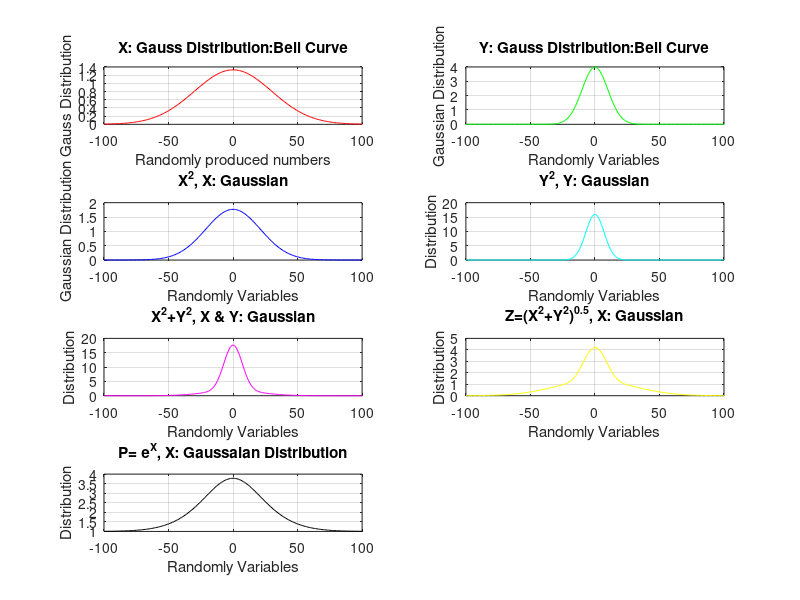

Source code (MATLAB):
a = -100; b = 100;
x=-100:100;
mu = (a + b)/2;
 

p1 = @(s)-0.5 * ((x - mu)/s) .^ 2;
p2 = @(s)(s * sqrt(2*pi));
f=@(s)exp(p1(s)) ./ p2(s);
%%
X = 100.*f(30);  %sigma=30
subplot(4,2,1)
plot(x,X,'r')
grid on
title('X: Gauss Distribution:Bell Curve')
xlabel('Randomly produced numbers')
ylabel('Gauss Distribution')
%%
Y = 100.*f(10);
subplot(4,2,2)
plot(x,Y,'g')
grid on
title('Y: Gauss Distribution:Bell Curve')
xlabel('Randomly Variables')
ylabel('Gaussian Distribution')
%%
X2=X.^2;
subplot(4,2,3)
plot(x,X2,'b')
grid on
title('X^2, X: Gaussian')
xlabel('Randomly Variables')
ylabel('Gaussian Distribution')
%%
Y2=Y.^2;
subplot(4,2,4)
plot(x,Y2,'c')
grid on
title('Y^2, Y: Gaussian')
xlabel('Randomly Variables')
ylabel('Distribution')
%%
Z2=X2+Y2;
subplot(4,2,5)
plot(x,Z2,'m')
grid on
title('X^2+Y^2, X & Y: Gaussian')
xlabel('Randomly Variables')
ylabel('Distribution')
%%
Z=Z2.^0.5;
subplot(4,2,6)
plot(x,Z,'y')
grid on
title('Z=(X^2+Y^2)^0^.^5, X: Gaussian')
xlabel('Randomly Variables')
ylabel('Distribution')
%%
P=exp(X);  %sigma=30
subplot(4,2,7)
plot(x,P,'k')
grid on
title('P= e^X, X: Gaussaian Distribution')
xlabel('Randomly Variables')
ylabel('Distribution')